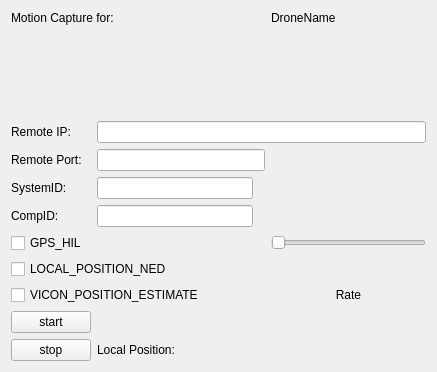
<?xml version="1.0" encoding="UTF-8"?>
<ui version="4.0">
 <class>SenderWindow</class>
 <widget class="QWidget" name="SenderWindow">
  <property name="geometry">
   <rect>
    <x>0</x>
    <y>0</y>
    <width>437</width>
    <height>372</height>
   </rect>
  </property>
  <property name="windowTitle">
   <string>MavLink Sender</string>
  </property>
  <layout class="QGridLayout" name="gridLayout">
   <item row="4" column="0">
    <widget class="QLabel" name="SysIDLabel">
     <property name="text">
      <string>SystemID:</string>
     </property>
    </widget>
   </item>
   <item row="10" column="1" colspan="4">
    <widget class="QLabel" name="locPosLabel">
     <property name="text">
      <string>Local Position:</string>
     </property>
    </widget>
   </item>
   <item row="6" column="0">
    <widget class="QCheckBox" name="gpsCheckBox">
     <property name="text">
      <string>GPS_HIL</string>
     </property>
    </widget>
   </item>
   <item row="10" column="0">
    <widget class="QPushButton" name="stop">
     <property name="text">
      <string>stop</string>
     </property>
    </widget>
   </item>
   <item row="3" column="0">
    <widget class="QLabel" name="remotePortLabel">
     <property name="text">
      <string>Remote Port:</string>
     </property>
    </widget>
   </item>
   <item row="9" column="0">
    <widget class="QPushButton" name="start">
     <property name="text">
      <string>start</string>
     </property>
    </widget>
   </item>
   <item row="2" column="0">
    <widget class="QLabel" name="remoteIPlabel">
     <property name="text">
      <string>Remote IP: </string>
     </property>
    </widget>
   </item>
   <item row="8" column="0" colspan="4">
    <widget class="QCheckBox" name="viconCheckBox">
     <property name="text">
      <string>VICON_POSITION_ESTIMATE</string>
     </property>
    </widget>
   </item>
   <item row="5" column="0">
    <widget class="QLabel" name="compIDlabel">
     <property name="text">
      <string>CompID: </string>
     </property>
    </widget>
   </item>
   <item row="1" column="0">
    <spacer name="verticalSpacer">
     <property name="orientation">
      <enum>Qt::Vertical</enum>
     </property>
     <property name="sizeHint" stdset="0">
      <size>
       <width>20</width>
       <height>40</height>
      </size>
     </property>
    </spacer>
   </item>
   <item row="2" column="1" colspan="4">
    <widget class="QLineEdit" name="remoteIPLine"/>
   </item>
   <item row="0" column="4">
    <widget class="QLabel" name="droneNameLabel">
     <property name="text">
      <string>DroneName</string>
     </property>
    </widget>
   </item>
   <item row="7" column="0" colspan="2">
    <widget class="QCheckBox" name="localPosCheckBox">
     <property name="text">
      <string>LOCAL_POSITION_NED</string>
     </property>
    </widget>
   </item>
   <item row="3" column="1" colspan="3">
    <widget class="QLineEdit" name="remotePortLine"/>
   </item>
   <item row="5" column="1">
    <widget class="QLineEdit" name="compIDLine"/>
   </item>
   <item row="4" column="1">
    <widget class="QLineEdit" name="sysIDLine"/>
   </item>
   <item row="8" column="4">
    <widget class="QLabel" name="Ratelabel">
     <property name="text">
      <string>Rate</string>
     </property>
     <property name="alignment">
      <set>Qt::AlignCenter</set>
     </property>
    </widget>
   </item>
   <item row="0" column="0" colspan="2">
    <widget class="QLabel" name="MotionCaptureLabel">
     <property name="text">
      <string>Motion Capture for: </string>
     </property>
    </widget>
   </item>
   <item row="6" column="4">
    <widget class="QSlider" name="rateSlider">
     <property name="orientation">
      <enum>Qt::Horizontal</enum>
     </property>
    </widget>
   </item>
  </layout>
  <zorder>remotePortLabel</zorder>
  <zorder>remotePortLine</zorder>
  <zorder>gpsCheckBox</zorder>
  <zorder>MotionCaptureLabel</zorder>
  <zorder>start</zorder>
  <zorder>localPosCheckBox</zorder>
  <zorder>viconCheckBox</zorder>
  <zorder>remoteIPlabel</zorder>
  <zorder>remoteIPLine</zorder>
  <zorder>droneNameLabel</zorder>
  <zorder>stop</zorder>
  <zorder>Ratelabel</zorder>
  <zorder>locPosLabel</zorder>
  <zorder>SysIDLabel</zorder>
  <zorder>sysIDLine</zorder>
  <zorder>compIDlabel</zorder>
  <zorder>compIDLine</zorder>
  <zorder>rateSlider</zorder>
 </widget>
 <resources/>
 <connections/>
</ui>
